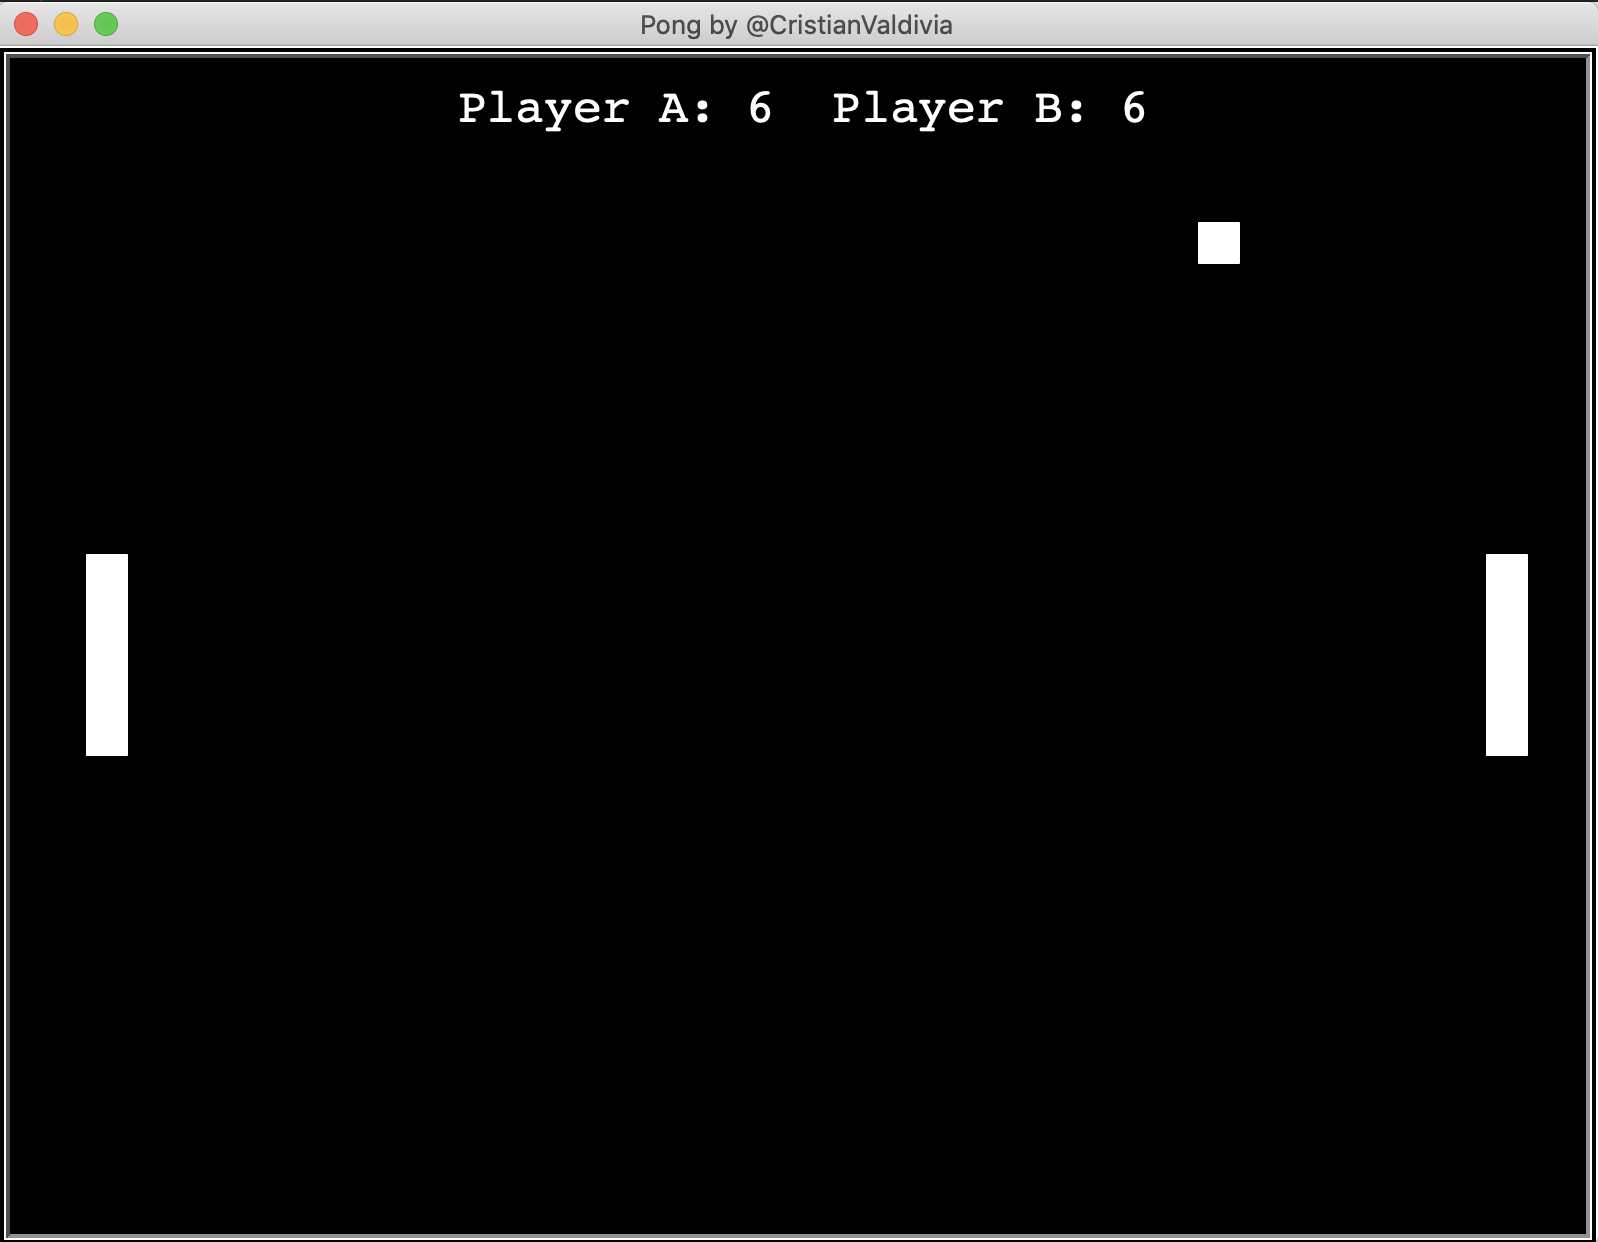

Reproduce this figure in Python.
# Simple Pong in Python 3
# By @Cristian Valdivia

import turtle

wn = turtle.Screen()
wn.title("Pong by @CristianValdivia")
wn.bgcolor("black")
wn.setup(width=800, height=600)
wn.tracer(0)

# Score
score_a = 0
score_b = 0

# Paddle A
paddle_a = turtle.Turtle()
paddle_a.speed(0)
paddle_a.shape("square")
paddle_a.color("white")
paddle_a.shapesize(stretch_wid=5, stretch_len=1)
paddle_a.penup()
paddle_a.goto(-350,0)


# Paddle B
paddle_b = turtle.Turtle()
paddle_b.speed(0)
paddle_b.shape("square")
paddle_b.color("white")
paddle_b.shapesize(stretch_wid=5, stretch_len=1)
paddle_b.penup()
paddle_b.goto(350,0)  

# Ball 
ball_move = 2
ball = turtle.Turtle()
ball.speed(0)
ball.shape("square")
ball.color("white")
ball.penup()
ball.goto(0,0)
ball.dx = ball_move
ball.dy = ball_move

# Pen
pen = turtle.Turtle()
pen.speed(0)
pen.color("white")
pen.penup()
pen.hideturtle()
pen.goto(0, 260)
pen.write("Player A: 0  Player B: 0", align="center", font=("Courier", 24,"normal"))

# Function
def paddle_a_up():
    y = paddle_a.ycor()
    y += 20
    paddle_a.sety(y)

def paddle_a_down():
    y = paddle_a.ycor()
    y -= 20
    paddle_a.sety(y)

def paddle_b_up():
    y = paddle_b.ycor()
    y += 20
    paddle_b.sety(y)

def paddle_b_down():
    y = paddle_b.ycor()
    y -= 20
    paddle_b.sety(y)

# Keyboard binding
wn.listen()
wn.onkeypress(paddle_a_up, "w")
wn.onkeypress(paddle_a_down, "s")
wn.onkeypress(paddle_b_up, "Up")
wn.onkeypress(paddle_b_down, "Down")

# Main loop
while True:
    wn.update()

    # Move ball
    ball.setx(ball.xcor() + ball.dx)
    ball.sety(ball.ycor() + ball.dy)

    # Border checking
    if ball.ycor() > 290:
        ball.sety(290)
        ball.dy *= -1

    if ball.ycor() < -290:
        ball.sety(-290)
        ball.dy *= -1

    if ball.xcor() > 390:
        ball.goto(0, 0)
        ball.dx *= -1
        score_a += 1
        pen.clear()
        pen.write("Player A: {}  Player B: {}".format(score_a, score_b), align="center", font=("Courier", 24,"normal"))

    
    if ball.xcor() < -390:
        ball.goto(0, 0)
        ball.dx *= -1
        score_b += 1
        pen.clear()
        pen.write("Player A: {}  Player B: {}".format(score_a, score_b), align="center", font=("Courier", 24,"normal"))


    # Paddle and ball collisions
    if (ball.xcor() > 340 and ball.xcor() < 350) and (ball.ycor() < paddle_b.ycor() + 40 and ball.ycor() > paddle_b.ycor() - 40):
        ball.setx(340)
        ball.dx *= -1

    if (ball.xcor() < -340 and ball.xcor() > -350) and (ball.ycor() < paddle_a.ycor() + 40 and ball.ycor() > paddle_a.ycor() - 40):
        ball.setx(-340)
        ball.dx *= -1
